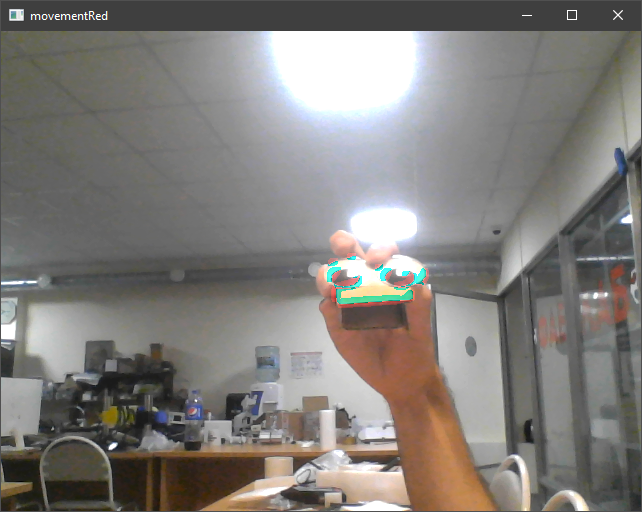
#> input picture img.PNG, 642 x 512 px, given in place of the camera
$ python motionDetection.py
#> lines starting #> are read from the running program, lines starting #| are printed output that depends on the picture
import cv2
import numpy as np

cap = cv2.VideoCapture(0)
previous_frame = None

while True:
    flag, frame = cap.read()
#> frame is the input picture: shape (512, 642, 3); mean B, G, R 122.1, 125.7, 129.2
    frameGray = cv2.cvtColor(frame, cv2.COLOR_BGR2GRAY)
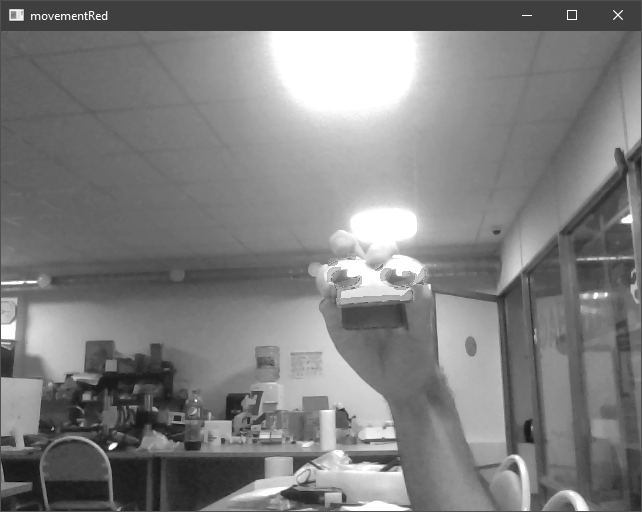
#> frameGray: shape (512, 642); min 4, max 255, mean 126.4
    frameGray = cv2.GaussianBlur(frameGray, (15, 15), 0)
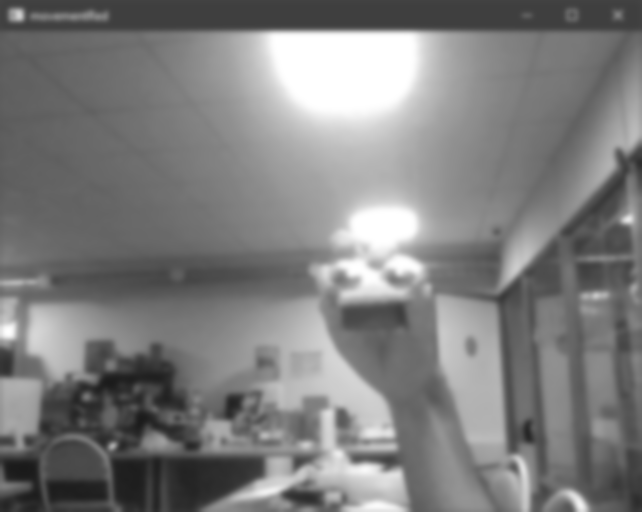
#> frameGray: shape (512, 642); min 26, max 255, mean 126.4

    if previous_frame is None:
        previous_frame = frameGray

    diff_frame = cv2.absdiff(src1=previous_frame, src2=frameGray)
#> diff_frame: shape (512, 642); every value is 0
    previous_frame = frameGray

    kernel = np.ones((5, 5))
    diff_frame = cv2.dilate(diff_frame, kernel, 1)

    frame_contoured = frame.copy()
    thresh_frame = cv2.threshold(src=diff_frame, thresh=40, maxval=255, type=cv2.THRESH_BINARY)[1]
    contours, _ = cv2.findContours(image=thresh_frame, mode=cv2.RETR_EXTERNAL, method=cv2.CHAIN_APPROX_SIMPLE)
#> contours = []
#> (the run stopped early here; a loop or call above may not have finished)
